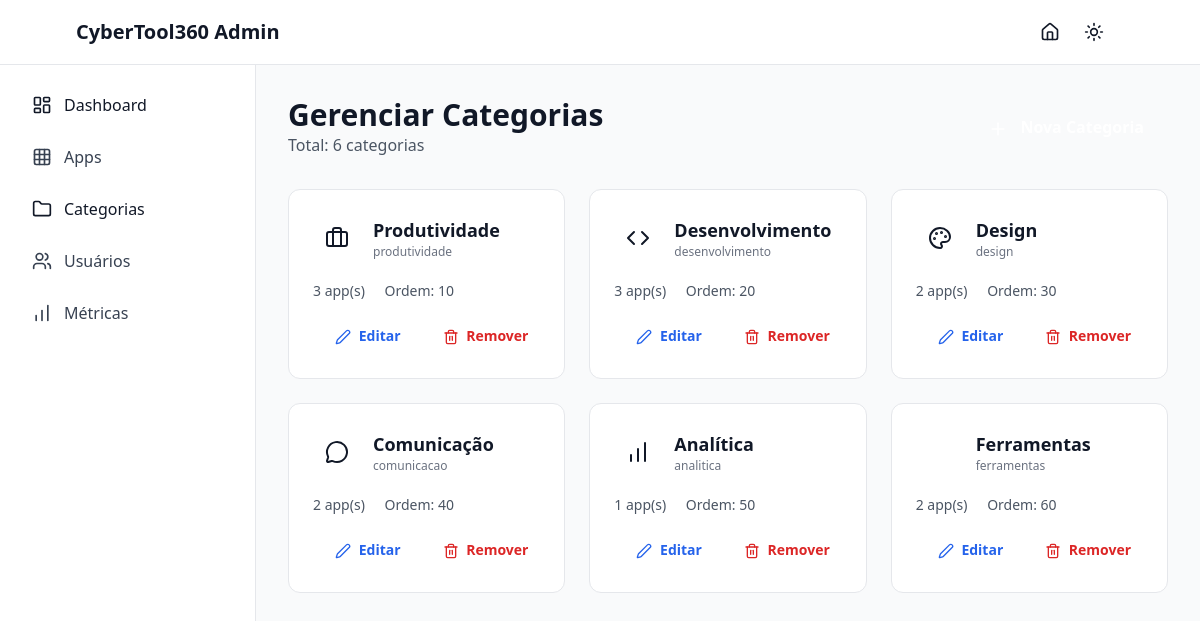
Page /admin/categories (signed in) on the committed database.
### tables this page shows
CREATE TABLE IF NOT EXISTS categories (
  id         VARCHAR(24) PRIMARY KEY,
  name       VARCHAR(120) NOT NULL,
  slug       VARCHAR(191) NOT NULL UNIQUE,
  icon       VARCHAR(120),
  `order`    INT NOT NULL DEFAULT 0,
  created_at TIMESTAMP NOT NULL DEFAULT CURRENT_TIMESTAMP,
  updated_at TIMESTAMP NOT NULL DEFAULT CURRENT_TIMESTAMP ON UPDATE CURRENT_TIMESTAMP,
  INDEX idx_categories_slug (slug),
  INDEX idx_categories_order (`order`)
);

### app/Helpers/Response.php (called while the page is built, shortened)
<?php
class Response
{
        ?>
        <?php
    public static function view(string $view, array $data = []): void
    {
        extract($data);
        $viewFile = VIEWS_PATH . '/' . $view . '.php';
        require $viewFile;
        exit;
    }
}

### app/Controllers/AdminController.php (called while the page is built, shortened)
<?php
class AdminController
{
    public static function listCategories(): void
    {
        $categories = Category::withAppCount(false);
        Response::view('admin/categories', [
            'categories' => $categories
        ]);
    }
}

### app/Helpers/Auth.php (called while the page is built, shortened)
<?php
class Auth
{
    public static function check(): bool
    {
        return isset($_SESSION['user_id']);
    }
    public static function user(): ?array
    {
        return $_SESSION['user_data'];
    }
    public static function role(): ?string
    {
        $user = self::user();
        return $user['role'] ?? null;
    }
    public static function hasRole(string $role): bool
    {
        return self::role() === $role;
    }
    public static function isAdmin(): bool
    {
        return self::hasRole('ADMIN');
    }
}

### app/Models/Db.php (called while the page is built, shortened)
<?php
class Db
{
    private static ?PDO $pdo = null;
    public static function connect(): PDO
    {
        if (self::$pdo === null) {
            try {
                $dsn = 'mysql:host=' . DB_HOST . ';dbname=' . DB_NAME . ';charset=' . DB_CHARSET;
                self::$pdo = new PDO($dsn, DB_USER, DB_PASS, [
                    PDO::ATTR_ERRMODE => PDO::ERRMODE_EXCEPTION,
                    PDO::ATTR_DEFAULT_FETCH_MODE => PDO::FETCH_ASSOC,
                    PDO::ATTR_EMULATE_PREPARES => false,
                ]);
            } catch (PDOException $e) {
                if (APP_ENV === 'development') {
                    die('Erro de conexão: ' . $e->getMessage());
                }
                die('Erro ao conectar ao banco de dados.');
            }
        }
        return self::$pdo;
    }
    public static function query(string $sql, array $params = []): array
    {
        $pdo = self::connect();
        $stmt = $pdo->prepare($sql);
        $stmt->execute($params);
        return $stmt->fetchAll();
    }
}

### app/Models/Category.php (called while the page is built, shortened)
<?php
class Category
{
    public static function withAppCount(bool $activeOnly = true): array
    {
        $sql = 'SELECT c.*, COUNT(a.id) as app_count
                FROM categories c
                LEFT JOIN apps a ON c.id = a.category_id';
        $sql .= ' GROUP BY c.id ORDER BY c.order ASC, c.name ASC';
        return Db::query($sql);
    }
}

### app/Views/admin/categories.php (the view, shortened to what this page needs)
<!DOCTYPE html>
<html lang="pt" x-data="{ darkMode: localStorage.getItem('darkMode') === 'true' }" :class="{ 'dark': darkMode }">
<head>
    <script src="https://cdn.tailwindcss.com"></script>
</head>
<body class="bg-gray-50 dark:bg-gray-900 text-gray-900 dark:text-gray-100">
    <?php include __DIR__ . '/_navbar.php'; ?>
    <div class="flex">
        <?php include __DIR__ . '/_sidebar.php'; ?>
        <main class="flex-1 p-8">
            <div class="max-w-7xl mx-auto">
                <div class="flex items-center justify-between mb-8">
                    <div>
                        <h1 class="text-3xl font-bold">Gerenciar Categorias</h1>
                        <p class="text-gray-600 dark:text-gray-400">Total: <?= count($categories) ?> categorias</p>
                    </div>
                    <button @click="$refs.createModal.classList.remove('hidden')"
                            class="px-6 py-3 bg-primary-500 hover:bg-primary-600 text-white rounded-lg font-semibold transition">
                        <i data-lucide="plus" class="w-5 h-5 inline mr-2"></i>
                    </button>
                </div>
                <div class="grid grid-cols-1 md:grid-cols-2 lg:grid-cols-3 gap-6">
                    <?php foreach ($categories as $cat): ?>
                        <div class="bg-white dark:bg-gray-800 rounded-xl p-6 border border-gray-200 dark:border-gray-700">
                            <div class="flex items-start justify-between mb-4">
                                <div class="flex items-center gap-3">
                                    <?php if (!empty($cat['icon'])): ?>
                                        <div class="w-12 h-12 bg-primary-100 dark:bg-primary-900 rounded-lg flex items-center justify-center">
                                            <i data-lucide="<?= htmlspecialchars($cat['icon']) ?>" class="w-6 h-6 text-primary-600 dark:text-primary-400"></i>
                                        </div>
                                    <?php endif; ?>
                                    <div>
                                        <h3 class="font-bold text-lg"><?= htmlspecialchars($cat['name']) ?></h3>
                                        <p class="text-xs text-gray-500"><?= htmlspecialchars($cat['slug']) ?></p>
                                    </div>
                                </div>
                            </div>
                            <div class="mb-4">
                                <span class="text-sm text-gray-600 dark:text-gray-400">
                                    <?= $cat['app_count'] ?> app(s)
                                </span>
                                <span class="text-sm text-gray-600 dark:text-gray-400 ml-4">
                                    Ordem: <?= $cat['order'] ?>
                                </span>
                            </div>
                            <div class="flex gap-2">
                                <button onclick="editCategory(<?= htmlspecialchars(json_encode($cat)) ?>)"
                                        class="flex-1 py-2 text-blue-600 hover:bg-blue-50 dark:hover:bg-blue-900/20 rounded-lg text-sm font-semibold">
                                    <i data-lucide="edit-2" class="w-4 h-4 inline mr-1"></i>
                                    Editar
                                </button>
                                <button onclick="deleteCategory('<?= $cat['id'] ?>', '<?= htmlspecialchars($cat['name']) ?>')"
                                        class="flex-1 py-2 text-red-600 hover:bg-red-50 dark:hover:bg-red-900/20 rounded-lg text-sm font-semibold">
                                    <i data-lucide="trash-2" class="w-4 h-4 inline mr-1"></i>
                                    Remover
                                </button>
                            </div>
                        </div>
                    <?php endforeach; ?>
                </div>
            </div>
        </main>
    </div>
</body>
</html>

### public/index.php (shortened to what this page needs)
<?php
$uri = parse_url($_SERVER['REQUEST_URI'], PHP_URL_PATH);
$method = $_SERVER['REQUEST_METHOD'];
try {
    if ($uri === '/' && $method === 'GET') {
        HomeController::index();
    }
    elseif ($uri === '/signin' && $method === 'GET') {
        AuthController::showSignIn();
    }
    elseif ($uri === '/signin' && $method === 'POST') {
        AuthController::signIn();
    }
    elseif ($uri === '/signup' && $method === 'GET') {
        AuthController::showSignUp();
    }
    elseif ($uri === '/signup' && $method === 'POST') {
        AuthController::signUp();
    }
    elseif ($uri === '/logout' && $method === 'POST') {
        AuthController::logout();
    }
    elseif ($uri === '/internal' && $method === 'GET') {
        AppController::internal();
    }
    elseif ($uri === '/open' && $method === 'GET') {
        AppController::open();
    }
    elseif ($uri === '/pins/add' && $method === 'POST') {
        AppController::addPin();
    }
    elseif ($uri === '/pins/remove' && $method === 'POST') {
        AppController::removePin();
    }
    elseif ($uri === '/pins/toggle' && $method === 'POST') {
        AppController::togglePin();
    }
    elseif ($uri === '/admin' && $method === 'GET') {
        AdminController::dashboard();
    }
    elseif ($uri === '/admin/apps' && $method === 'GET') {
        AdminController::listApps();
    }
    elseif ($uri === '/admin/apps/create' && $method === 'POST') {
        AdminController::createApp();
    }
    elseif ($uri === '/admin/apps/update' && $method === 'POST') {
        AdminController::updateApp();
    }
    elseif ($uri === '/admin/apps/delete' && $method === 'POST') {
        AdminController::deleteApp();
    }
    elseif ($uri === '/admin/categories' && $method === 'GET') {
        AdminController::listCategories();
    }
    elseif ($uri === '/admin/categories/create' && $method === 'POST') {
        AdminController::createCategory();
    }
    elseif ($uri === '/admin/categories/update' && $method === 'POST') {
        AdminController::updateCategory();
    }
    elseif ($uri === '/admin/categories/delete' && $method === 'POST') {
        AdminController::deleteCategory();
    }
    elseif ($uri === '/admin/users' && $method === 'GET') {
        AdminController::listUsers();
    }
    elseif ($uri === '/admin/users/update-role' && $method === 'POST') {
        AdminController::updateUserRole();
    }
    elseif ($uri === '/admin/users/delete' && $method === 'POST') {
        AdminController::deleteUser();
    }
    elseif ($uri === '/admin/metrics' && $method === 'GET') {
        AdminController::metrics();
    }
    else {
        Response::notFound();
    }
} catch (Exception $e) {
    if (APP_ENV === 'development') {
        echo '<pre>';
        echo 'Erro: ' . $e->getMessage() . "\n";
        echo 'Arquivo: ' . $e->getFile() . ':' . $e->getLine() . "\n\n";
        echo $e->getTraceAsString();
        echo '</pre>';
    } else {
        Response::serverError();
    }
}

### app/Views/admin/_navbar.php (shortened to what this page needs)
<nav class="bg-white dark:bg-gray-800 border-b border-gray-200 dark:border-gray-700 sticky top-0 z-40">
    <div class="px-4 sm:px-6 lg:px-8">
        <div class="flex items-center justify-between h-16">
            <div class="flex items-center gap-3">
                <div class="w-8 h-8 bg-gradient-to-br from-primary-500 to-primary-600 rounded-lg flex items-center justify-center">
                    <span class="text-white font-bold text-sm">CT</span>
                </div>
                <h1 class="text-xl font-bold"><?= APP_NAME ?> Admin</h1>
            </div>
            <div class="flex items-center gap-2">
                <a href="/" class="p-2 rounded-lg hover:bg-gray-100 dark:hover:bg-gray-700 transition" title="Voltar ao Launcher">
                    <i data-lucide="home" class="w-5 h-5"></i>
                </a>
                <button @click="darkMode = !darkMode; localStorage.setItem('darkMode', darkMode)"
                        class="p-2 rounded-lg hover:bg-gray-100 dark:hover:bg-gray-700 transition">
                    <i data-lucide="sun" class="w-5 h-5" x-show="!darkMode"></i>
                </button>
                <div x-data="{ open: false }" class="relative">
                    <button @click="open = !open" class="flex items-center gap-2 p-2 rounded-lg hover:bg-gray-100 dark:hover:bg-gray-700 transition">
                        <div class="w-8 h-8 bg-primary-500 rounded-full flex items-center justify-center text-white font-semibold">
                        </div>
                    </button>
                </div>
            </div>
        </div>
    </div>
</nav>

### app/Views/admin/_sidebar.php (shortened to what this page needs)
<?php
$currentPath = $_SERVER['REQUEST_URI'];
$isActive = fn($path) => str_starts_with($currentPath, $path) ? 'bg-primary-50 dark:bg-primary-900 text-primary-600 dark:text-primary-400' : 'text-gray-700 dark:text-gray-300 hover:bg-gray-100 dark:hover:bg-gray-700';
?>
<aside class="w-64 bg-white dark:bg-gray-800 border-r border-gray-200 dark:border-gray-700 min-h-screen">
    <nav class="p-4 space-y-1">
        <a href="/admin" class="flex items-center gap-3 px-4 py-3 rounded-lg transition <?= $isActive('/admin') ?>">
            <i data-lucide="layout-dashboard" class="w-5 h-5"></i>
            <span class="font-medium">Dashboard</span>
        </a>
        <a href="/admin/apps" class="flex items-center gap-3 px-4 py-3 rounded-lg transition <?= $isActive('/admin/apps') ?>">
            <i data-lucide="grid" class="w-5 h-5"></i>
            <span class="font-medium">Apps</span>
        </a>
        <a href="/admin/categories" class="flex items-center gap-3 px-4 py-3 rounded-lg transition <?= $isActive('/admin/categories') ?>">
            <i data-lucide="folder" class="w-5 h-5"></i>
            <span class="font-medium">Categorias</span>
        </a>
        <?php if (Auth::isAdmin()): ?>
            <a href="/admin/users" class="flex items-center gap-3 px-4 py-3 rounded-lg transition <?= $isActive('/admin/users') ?>">
                <i data-lucide="users" class="w-5 h-5"></i>
                <span class="font-medium">Usuários</span>
            </a>
            <a href="/admin/metrics" class="flex items-center gap-3 px-4 py-3 rounded-lg transition <?= $isActive('/admin/metrics') ?>">
                <i data-lucide="bar-chart" class="w-5 h-5"></i>
                <span class="font-medium">Métricas</span>
            </a>
        <?php endif; ?>
    </nav>
</aside>

### rows in the picture
categories: name "Produtividade", slug "produtividade", app_count "3", order "10"
categories: name "Desenvolvimento", slug "desenvolvimento", app_count "3", order "20"
categories: name "Design", slug "design", app_count "2", order "30"
categories: name "Comunicação", slug "comunicacao", app_count "2", order "40"
categories: name "Analítica", slug "analitica", app_count "1", order "50"
categories: name "Ferramentas", slug "ferramentas", app_count "2", order "60"

### other values in the picture
APP_NAME "CyberTool360"
count($categories) "6"
